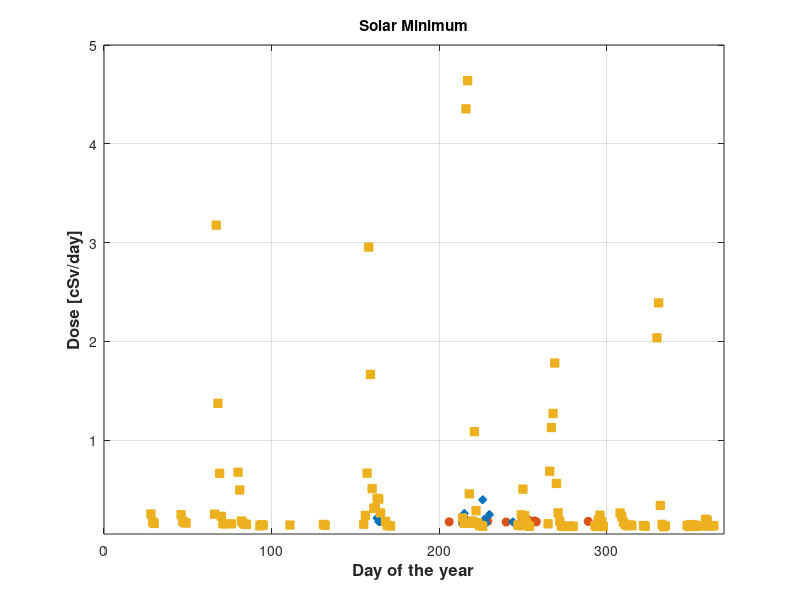
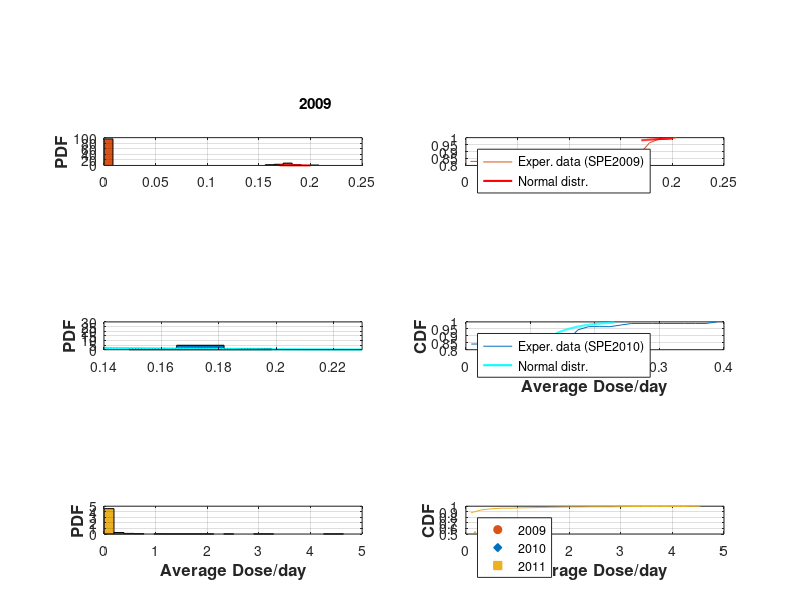

Write MATLAB code to recreate these figures, in order.
%Daniel Gomez and Hayley E. Bower, Purdue University
%Summer 2017
%Using CRaTER Data accessed from University of New Hampshire

%% Year 2009
clc, clear, close all
% Code colors (Do not worry about this!!!  I will explain you later)
b_d = [0       0.4471    0.7412];   r_d = [0.8510    0.3255    0.0980];
y_d = [0.9294  0.6941    0.1255];   k_d = [0.3137    0.3137    0.3137];
c_d = [0.3020  0.7451    0.9333];   cc_d = [0    0.7490    0.7490];
gr_d = [.7 .7 .7];    yd_d = [0.8  0.5    0];

% SPE 2009
data_SPE = load('UNH2009SPE.txt'); %Bring in the 2009 CRaTER Data
DOY = data_SPE(:,3); %Day of Year
D1_2 = data_SPE(:,8); %Detectors 1&2 dose rates

jj=1;
for ii = DOY(1):DOY(end)
    [ind] = find(ii==DOY);
    if isempty(ind)~=1
    m_d = mean(D1_2(ind));
    st_d = std(D1_2(ind),1);
    mat(jj,:) = [ii length(ind) m_d st_d];
    else
        mat(jj,:) = [ii length(ind) 0 0];
    end
        jj = jj +1;
end

figure(1)
% One way to plot the MEAN and the STANDARD DEVIATION
% f1 = errorbar(mat(:,1),mat(:,3),mat(:,4),...
%     'color',gr_d,'linewidth',0.5,'marker','d','LineStyle','-','MarkerSize',5,'MarkerEdgeColor',r_d,'MarkerfaceColor',r_d); grid on, hold on
% set(gca,'xtick',[175:25:375],'ytick',[0.15:.01:.21],'fontweight','normal','fontsize',11,'box','on');
f1 = plot(mat(:,1),mat(:,3),'o','color',r_d,'MarkerSize',6,'MarkerfaceColor',r_d); hold on
title('2009')

figure(2)
subplot(3,2,1)
% hh = histogram(mat(2:end-1,3),24,'Normalization','pdf','FaceColor',r_d); hold on, grid on
n=length(mat(2:end-1,3));
[counts,centers] = hist(mat(2:end-1,3),24);
prob = counts/ (n * (centers(2)-centers(1)));
H = bar(centers,prob,'hist'); hold on, grid on
set(H,'facecolor',r_d);

mu = mean(mat(2:end-1,3));
sigma = std(mat(2:end-1,3),1);
xx = .17:0.001:.2;
% y = exp(-(y-mu).^2./(2*sigma^2))./(sigma*sqrt(2*pi));
y = pdf('normal',xx,mu,sigma);
plot(xx,y,'r','LineWidth',1.5)
ylabel('PDF','fontweight','bold','fontsize',12)
aa = title('2009','position',[0.2050 206.0440 -1.4211e-14]);

subplot(3,2,2)
count_sum = cumsum(prob);
plot(centers(1:end),count_sum/(count_sum(end)),'color',r_d), grid on, hold on
y = cdf('normal',xx,mu,sigma);
plot(xx,y,'r','LineWidth',1.5),  grid on
legend('Exper. data (SPE2009)','Normal distr.','location','northwest')

%==================================================
% SPE 2010
clear DOY D1_2 mat  m_d st_d
data_SPE2010 = load('UNH2010SPE.txt'); %Bring in the 2010 CRaTER Data
DOY = data_SPE2010(:,3); %Day of Year
D1_2 = data_SPE2010(:,8); %Detectors 1&2 dose rates

jj=1;
for ii = DOY(1):DOY(end)
    [ind] = find(ii==DOY);
    if isempty(ind)~=1
    m_d = mean(D1_2(ind));
    st_d = std(D1_2(ind),1);
    mat(jj,:) = [ii length(ind) m_d st_d];
    else
        mat(jj,:) = [ii length(ind) 0 0];
    end
        jj = jj +1;
end

figure(1);
% f2 = errorbar(mat(:,1),mat(:,3),mat(:,4),...
%     'color',gr_d,'linewidth',0.5,'marker','o','LineStyle','-','MarkerSize',5,'MarkerEdgeColor',b_d,'MarkerfaceColor',b_d); grid on, hold on
% set(gca,'xtick',[175:25:375],'ytick',[0.15:.01:.21],'fontweight','normal','fontsize',11,'box','on')
f2 = plot(mat(:,1),mat(:,3),'d','color',b_d,'MarkerSize',6,'MarkerfaceColor',b_d); grid on, hold on

figure(2)
subplot(3,2,3)
% hh = histogram(mat(2:end-1,3),20,'Normalization','pdf','FaceColor',b_d); hold on, grid on
n=length(mat(2:end-1,3));
[counts,centers] = hist(mat(2:end-1,3),24);
prob = counts/ (n * (centers(2)-centers(1)));
H = bar(centers,prob,'hist'); hold on, grid on
set(H,'facecolor',b_d);

mu = mean(mat(2:end-1,3));
sigma = std(mat(2:end-1,3),1);
xx = .14:0.001:.23;
% y = exp(-(y-mu).^2./(2*sigma^2))./(sigma*sqrt(2*pi));
y = pdf('normal',xx,mu,sigma);
plot(xx,y,'c','LineWidth',1.5)
ylabel('PDF','fontweight','bold','fontsize',12)
axis([ 0.14 .23 0 30])

subplot(3,2,4)
count_sum = cumsum(prob);
plot(centers(1:end),count_sum/(count_sum(end)),'color',b_d), grid on, hold on
y = cdf('normal',xx,mu,sigma);
plot(xx,y,'c','LineWidth',1.5),  grid on
ylabel('CDF','fontweight','bold','fontsize',12)
xlabel('Average Dose/day','fontweight','bold','fontsize',12)
legend('Exper. data (SPE2010)','Normal distr.','location','northwest')

%==================================================
% SPE2011
clear DOY D1_2 y xx mat m_d st_d

data_SPE2011 = load('UNH2011SPE.txt'); %Bring in the 2011 CRaTER Data
DOY = data_SPE2011(:,3); %Day of Year
D1_2 = data_SPE2011(:,8); %Detectors 1&2 dose rates

jj=1;
for ii = DOY(1):DOY(end)
    [ind] = find(ii==DOY);
    if isempty(ind)~=1
    m_d = mean(D1_2(ind));
    st_d = std(D1_2(ind),1);
    mat(jj,:) = [ii length(ind) m_d st_d];
    else
        mat(jj,:) = [ii length(ind) 0 0];
    end
        jj = jj +1;
end

figure(1)
% f3 = errorbar(mat(:,1),mat(:,3),mat(:,4),...
%     'color',gr_d,'linewidth',0.5,'marker','s','LineStyle','-','MarkerSize',5,'MarkerEdgeColor',yd_d,'MarkerfaceColor',y_d); grid on, hold on
% set(gca,'xtick',[175:25:375],'ytick',[0.15:.01:.21],'fontweight','normal','fontsize',11,'box','on')
f3 = plot(mat(:,1),mat(:,3),'s','color',y_d,'MarkerSize',6,'MarkerfaceColor',y_d); grid on, hold on
axis([0 370 0.05 5])
title('Solar Minimum')
xlabel('Day of the year','fontweight','bold','fontsize',12)
ylabel('Dose [cSv/day]','fontweight','bold','fontsize',12)

figure(2)
subplot(3,2,5)
% hh = histogram(mat(2:end-1,3),24,'Normalization','pdf','FaceColor',y_d); hold on, grid on
n=length(mat(2:end-1,3));
[counts,centers] = hist(mat(2:end-1,3),24);
prob = counts/ (n * (centers(2)-centers(1)));
H = bar(centers,prob,'hist'); hold on, grid on
set(H,'facecolor',y_d);

mu = mean(mat(2:end-1,3));
sigma = std(mat(2:end-1,3),1);
xx = .16:0.001:.19;
% y = exp(-(y-mu).^2./(2*sigma^2))./(sigma*sqrt(2*pi));
y = pdf('normal',xx,mu,sigma);
plot(xx,y,'LineWidth',1.5,'color',yd_d)
ylabel('PDF','fontweight','bold','fontsize',12)
xlabel('Average Dose/day','fontweight','bold','fontsize',12)

subplot(3,2,6)
count_sum = cumsum(prob);
plot(centers(1:end),count_sum/(count_sum(end)),'color',y_d), grid on, hold on
y = cdf('normal',xx,mu,sigma);
plot(xx,y,'LineWidth',1.5,'color',yd_d),  grid on
ylabel('CDF','fontweight','bold','fontsize',12)
xlabel('Average Dose/day','fontweight','bold','fontsize',12)
 aaa = legend('Exper. data (SPE2011)','Normal distr.','location','northwest');

legend([f1 f2 f3],'2009','2010','2011')


% IMPORTANT:  This is the best way to save a figure as PDF in Matlab
% set(1,'PaperSize' ,[5.8 4.5],'PaperPositionMode','auto')
% print('-f1','-painters','Radiation_01','-dpdf')


print(1,'All_SPEMin', '-dpng', '-r900')
print(2,'Proba_SPEMin', '-dpng', '-r900')
